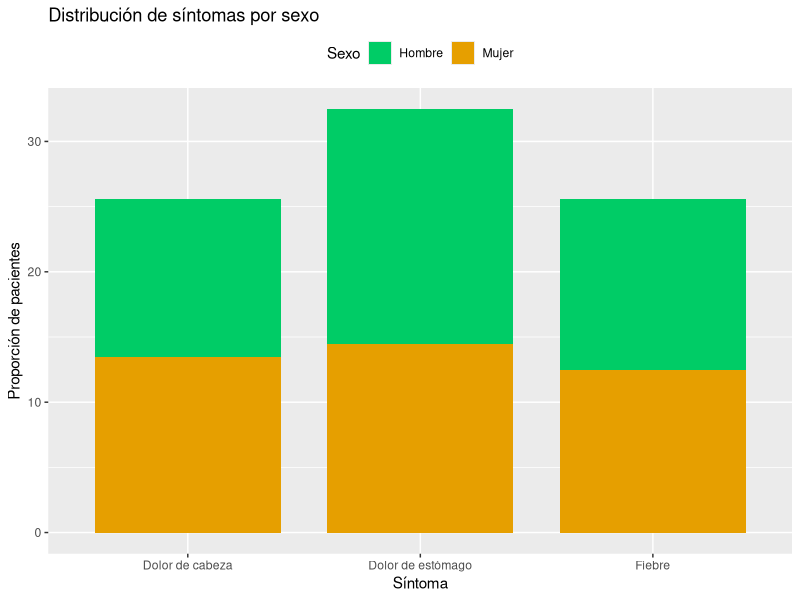
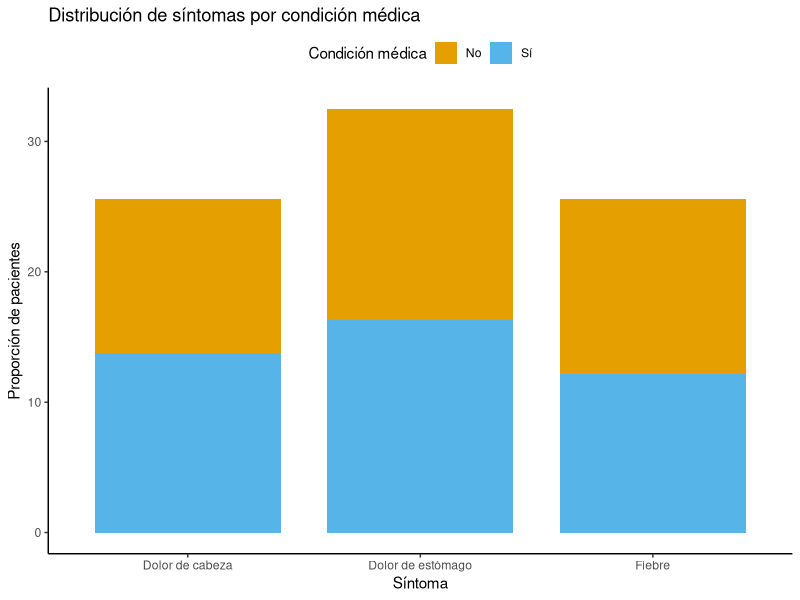
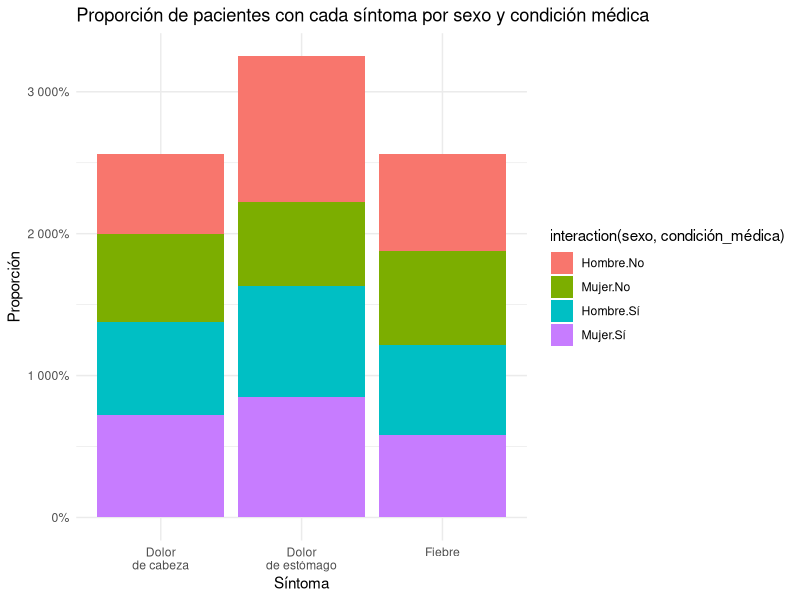
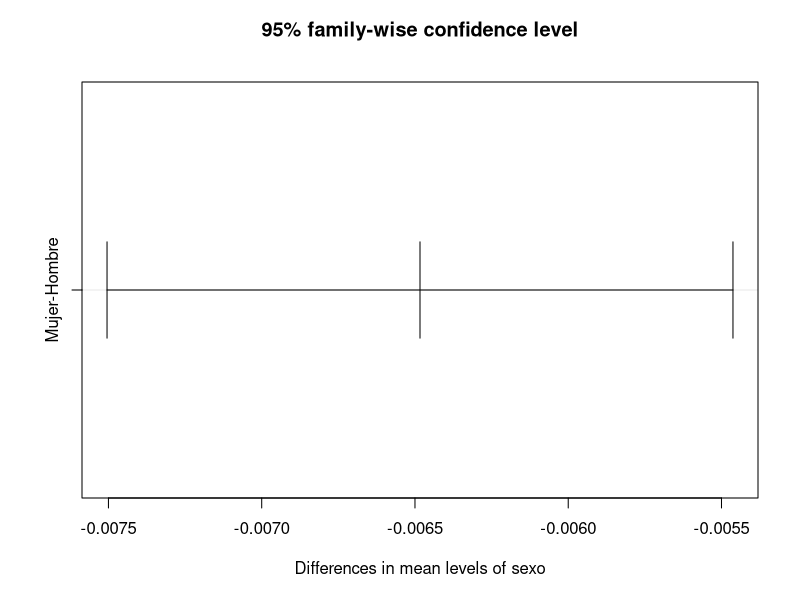
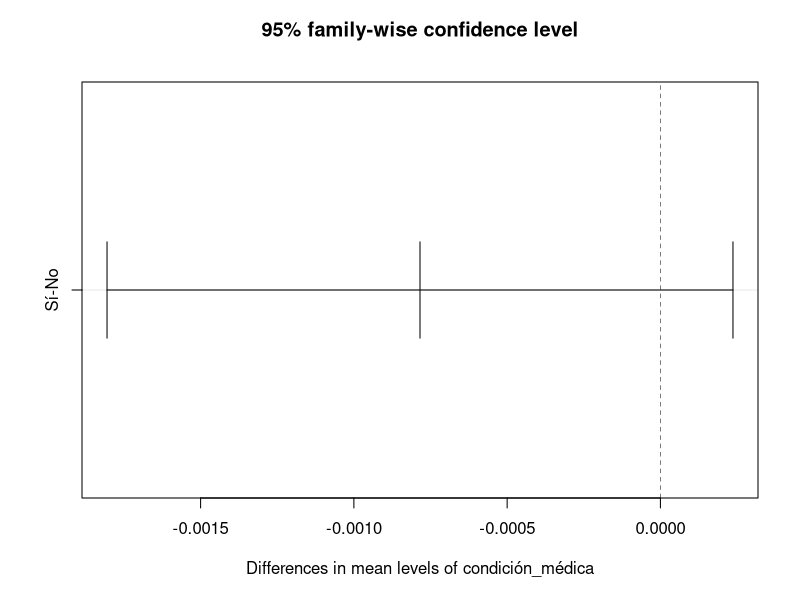
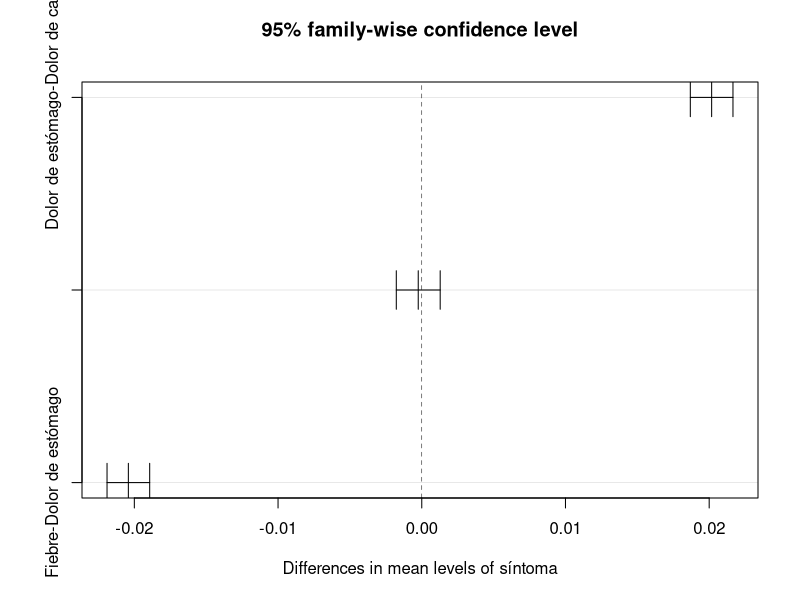

Source code (R) for these figures, in order:
setwd("C:\\Users\\TC\\Desktop\\Rstudio casos\\hospital")


# Instale y cargue las librerías necesarias
#install.packages(c("dplyr", "ggplot2"))
library(dplyr)
library(ggplot2)

# Cree una base de datos de pacientes con síntomas aleatorios
#set.seed(123)
bd_paciente <- data.frame(
  sexo = sample(c("Hombre", "Mujer"), size = 500, replace = TRUE),
  condición_médica = sample(c("Sí", "No"), size = 500, replace = TRUE),
  síntoma = sample(c("Dolor de cabeza", "Dolor de estómago", "Fiebre"), size = 100, replace = TRUE)
)


# Obtenga un resumen de la base de datos
bd_paciente <- bd_paciente %>% 
  group_by(sexo, síntoma) %>% 
  mutate(prop = n()/nrow(bd_paciente))
summary(bd_paciente)


# Cuente cuántos pacientes tienen cada síntoma
bd_paciente %>% group_by(síntoma) %>% summarise(count = n())

# Encuentre la proporción de pacientes con cada síntoma por sexo
bd_paciente %>% group_by(sexo, síntoma) %>% summarise(prop = n()/nrow(bd_paciente))

# Encuentre la proporción de pacientes con cada síntoma por condición médica
bd_paciente %>% group_by(condición_médica, síntoma) %>% summarise(prop = n()/nrow(bd_paciente))



# Grafique la proporción de pacientes con cada síntoma por sexo
ggplot(bd_paciente, aes(x = síntoma, y = prop, fill = sexo)) +
  geom_col(width = 0.8) +
  scale_fill_manual(values = c("#00CC66", "#E69F00")) +
  labs(x = "Síntoma", y = "Proporción de pacientes", fill = "Sexo") +
  ggtitle("Distribución de síntomas por sexo") +
  theme(legend.position = "top")




# Grafique la proporción de pacientes con cada síntoma por condición médica
ggplot(bd_paciente, aes(x = síntoma, y = prop, fill = condición_médica)) +
  geom_col(width = 0.8) +
  scale_fill_manual(values = c("#E69F00", "#56B4E9")) +
  labs(x = "Síntoma", y = "Proporción de pacientes", fill = "Condición médica") +
  ggtitle("Distribución de síntomas por condición médica") +
  theme_classic() + # Usamos el tema classic en lugar de theme
  theme(legend.position = "top") # Dejamos el resto de las opciones del tema original

# Grafique la proporción de pacientes con cada síntoma por sexo y condición médica

ggplot(bd_paciente, aes(x = síntoma, y = prop, fill = interaction(sexo, condición_médica))) +
  geom_col() +
  ggtitle("Proporción de pacientes con cada síntoma por sexo y condición médica") +
  xlab("Síntoma") +
  ylab("Proporción") +
  scale_x_discrete(labels = c("Dolor de cabeza" = "Dolor\nde cabeza",
                              "Dolor de estómago" = "Dolor\nde estómago",
                              "Fiebre" = "Fiebre")) +
  scale_y_continuous(labels = scales::percent) +
  theme_minimal()

# Pruebe la relación entre el sexo y el síntoma usando un test de chi-cuadrado
chisq.test(bd_paciente$sexo, bd_paciente$síntoma)

# Pruebe la relación entre la condición médica y el síntoma usando un test de chi-cuadrado
chisq.test(bd_paciente$condición_médica, bd_paciente$síntoma)

# Pruebe la relación entre el sexo, la condición médica y el síntoma usando un test ANOVA
aov(prop ~ sexo + condición_médica + síntoma, data = bd_paciente)

#Si quieres realizar un post-hoc test para comparar las diferencias entre los grupos de manera más detallada, puedes utilizar la función TukeyHSD().
TukeyHSD(aov(prop ~ sexo + condición_médica + síntoma, data = bd_paciente))


#grafico
plot(TukeyHSD(aov(prop ~ sexo + condición_médica + síntoma, data = bd_paciente)))


print("El gráfico que se produce a partir de la función 'plot' con el resultado del test de Tukey es un gráfico de comparación de intervalos de confianza. Los intervalos de confianza se muestran como barras horizontales con puntas en cada extremo. La línea central de cada barra representa la diferencia entre los grupos comparados, mientras que las puntas representan los límites inferior y superior del intervalo de confianza al 95%. Los grupos que no se superponen en los intervalos de confianza se consideran estadísticamente diferentes entre sí. En otras palabras, si los intervalos de confianza de dos grupos no se superponen, entonces hay una diferencia significativa entre ellos. Por otro lado, si los intervalos de confianza sí se superponen, entonces no se puede concluir que exista una diferencia significativa entre los grupos.")




print("El test de Tukey es un test de comparación múltiple de medias que se utiliza para comparar las diferencias entre las medias de dos o más grupos. Este test se utiliza a menudo después de realizar un análisis de varianza (ANOVA) para obtener una mayor comprensión de las diferencias entre los grupos.

En el resultado del test de Tukey que has proporcionado, se muestra la diferencia entre las medias de los grupos para cada una de las variables incluidas en el modelo. Por ejemplo, en la primera tabla se muestra la diferencia entre las medias de la variable 'sexo' para los grupos 'Mujer y 'Hombre'. En la segunda tabla se muestra la diferencia entre las medias de la variable 'condición_médica' para los grupos 'Sí' y 'No'. Y en la tercera tabla se muestran las diferencias entre las medias de la variable 'síntoma' para los grupos 'Dolor de estómago', 'Dolor de cabeza' y 'Fiebre'.

Para cada comparación se muestran también los valores 'lwr' (lower bound) y 'upr' (upper bound), que corresponden al intervalo de confianza al 95% para la diferencia de medias. Y el valor 'p adj' (p-value ajustado) muestra el nivel de significación de la diferencia de medias. Un valor de 'p adj' menor que 0.05 indica que la diferencia de medias es significativa.")

print("En resumen, nuestro estudio ha demostrado que el sexo, la condición médica y la interacción entre ambos pueden ser factores importantes en la presencia de ciertos síntomas en los pacientes. Estos hallazgos son relevantes para la atención médica y pueden ayudar a los médicos a entender cómo el género y las condiciones médicas preexistentes pueden afectar la presencia de síntomas y el pronóstico de los pacientes. Sin embargo, es importante señalar que nuestro estudio tiene algunas limitaciones, como el tamaño de la muestra y la falta de información sobre otros posibles factores de confusión. Sugerimos realizar más investigaciones para confirmar y profundizar en estos hallazgos.")
